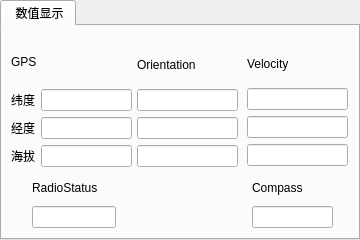
     <widget class="QTabWidget" name="tabWidget_PaintArea">
      <property name="geometry">
       <rect>
        <x>1450</x>
        <y>80</y>
        <width>360</width>
        <height>240</height>
       </rect>
      </property>
      <property name="minimumSize">
       <size>
        <width>360</width>
        <height>240</height>
       </size>
      </property>
      <property name="maximumSize">
       <size>
        <width>360</width>
        <height>240</height>
       </size>
      </property>
      <property name="layoutDirection">
       <enum>Qt::LeftToRight</enum>
      </property>
      <property name="currentIndex">
       <number>0</number>
      </property>
      <widget class="QWidget" name="tab_3">
       <attribute name="title">
        <string> 数值显示</string>
       </attribute>
       <widget class="QWidget" name="layoutWidget">
        <property name="geometry">
         <rect>
          <x>245</x>
          <y>20</y>
          <width>101</width>
          <height>120</height>
         </rect>
        </property>
        <layout class="QVBoxLayout" name="verticalLayout_17">
         <item>
          <widget class="QLabel" name="label_4">
           <property name="text">
            <string>Velocity</string>
           </property>
          </widget>
         </item>
         <item>
          <layout class="QVBoxLayout" name="verticalLayout_4">
           <item>
            <widget class="QLineEdit" name="lineEdit_Velocity_X">
             <property name="readOnly">
              <bool>true</bool>
             </property>
            </widget>
           </item>
           <item>
            <widget class="QLineEdit" name="lineEdit_Velocity_Y">
             <property name="readOnly">
              <bool>true</bool>
             </property>
            </widget>
           </item>
           <item>
            <widget class="QLineEdit" name="lineEdit_Velocity_Z">
             <property name="readOnly">
              <bool>true</bool>
             </property>
            </widget>
           </item>
          </layout>
         </item>
        </layout>
       </widget>
       <widget class="QWidget" name="layoutWidget_2">
        <property name="geometry">
         <rect>
          <x>30</x>
          <y>150</y>
          <width>84</width>
          <height>52</height>
         </rect>
        </property>
        <layout class="QVBoxLayout" name="verticalLayout_7">
         <item>
          <widget class="QLabel" name="label_5">
           <property name="text">
            <string>RadioStatus</string>
           </property>
          </widget>
         </item>
         <item>
          <widget class="QLineEdit" name="lineEdit_Radio">
           <property name="readOnly">
            <bool>true</bool>
           </property>
          </widget>
         </item>
        </layout>
       </widget>
       <widget class="QWidget" name="layoutWidget_3">
        <property name="geometry">
         <rect>
          <x>250</x>
          <y>150</y>
          <width>81</width>
          <height>52</height>
         </rect>
        </property>
        <layout class="QVBoxLayout" name="verticalLayout_5">
         <item>
          <widget class="QLabel" name="label_3">
           <property name="text">
            <string>Compass</string>
           </property>
          </widget>
         </item>
         <item>
          <widget class="QLineEdit" name="lineEdit_Compass">
           <property name="readOnly">
            <bool>true</bool>
           </property>
          </widget>
         </item>
        </layout>
       </widget>
       <widget class="QWidget" name="layoutWidget_4">
        <property name="geometry">
         <rect>
          <x>135</x>
          <y>20</y>
          <width>101</width>
          <height>121</height>
         </rect>
        </property>
        <layout class="QVBoxLayout" name="verticalLayout_18">
         <item>
          <widget class="QLabel" name="label_12">
           <property name="text">
            <string>Orientation</string>
           </property>
          </widget>
         </item>
         <item>
          <widget class="QLineEdit" name="lineEdit_Orientation_Pitchd">
           <property name="readOnly">
            <bool>true</bool>
           </property>
          </widget>
         </item>
         <item>
          <widget class="QLineEdit" name="lineEdit_Orientation_Rolld">
           <property name="readOnly">
            <bool>true</bool>
           </property>
          </widget>
         </item>
         <item>
          <widget class="QLineEdit" name="lineEdit_Orientation_Yawd">
           <property name="readOnly">
            <bool>true</bool>
           </property>
          </widget>
         </item>
        </layout>
       </widget>
       <widget class="QWidget" name="layoutWidget_5">
        <property name="geometry">
         <rect>
          <x>9</x>
          <y>15</y>
          <width>121</width>
          <height>126</height>
         </rect>
        </property>
        <layout class="QVBoxLayout" name="verticalLayout_3">
         <item>
          <widget class="QLabel" name="label_2">
           <property name="text">
            <string>GPS</string>
           </property>
          </widget>
         </item>
         <item>
          <layout class="QHBoxLayout" name="horizontalLayout">
           <item>
            <widget class="QLabel" name="label_15">
             <property name="text">
              <string>纬度</string>
             </property>
            </widget>
           </item>
           <item>
            <widget class="QLineEdit" name="lineEdit_GPS_X">
             <property name="readOnly">
              <bool>true</bool>
             </property>
            </widget>
           </item>
          </layout>
         </item>
         <item>
          <layout class="QHBoxLayout" name="horizontalLayout_5">
           <item>
            <widget class="QLabel" name="label_9">
             <property name="text">
              <string>经度</string>
             </property>
            </widget>
           </item>
           <item>
            <widget class="QLineEdit" name="lineEdit_GPS_Y">
             <property name="readOnly">
              <bool>true</bool>
             </property>
            </widget>
           </item>
          </layout>
         </item>
         <item>
          <layout class="QHBoxLayout" name="horizontalLayout_6">
           <item>
            <widget class="QLabel" name="label_16">
             <property name="text">
              <string>海拔</string>
             </property>
            </widget>
           </item>
           <item>
            <widget class="QLineEdit" name="lineEdit_GPS_Z">
             <property name="readOnly">
              <bool>true</bool>
             </property>
            </widget>
           </item>
          </layout>
         </item>
        </layout>
       </widget>
       <zorder>layoutWidget_3</zorder>
       <zorder>layoutWidget_4</zorder>
       <zorder>layoutWidget</zorder>
       <zorder>layoutWidget_2</zorder>
       <zorder>layoutWidget_5</zorder>
      </widget>
     </widget>
